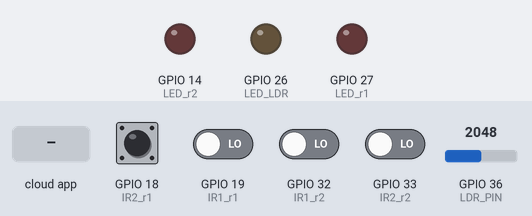
This sketch was run on a simulated ESP32. On the bench: output pins drawn as LEDs (lit = HIGH). Inputs (shaded band) come from the test bench; at power-on: GPIO 18 (IR2_r1), GPIO 19 (IR1_r1), GPIO 32 (IR1_r2), GPIO 33 (IR2_r2) LOW, GPIO 36 (LDR_PIN) = 2048. WiFi joins after 1.5 s; servers stay silent unless stated; the Firebase database answers and starts empty; what the sketch prints to the serial monitor is not drawn.

Above: at 3.3 s.
3.4 s: the phone or cloud app sets Automatic to 1
At 5.3 s:
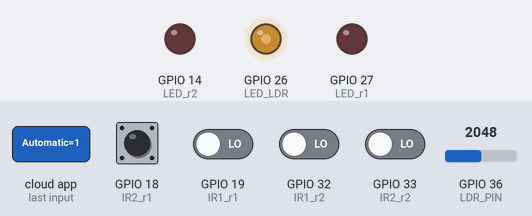
5.6 s: GPIO 36 (LDR_PIN) set to 1673
7.1 s: GPIO 36 (LDR_PIN) set to 1535
At 7.6 s:
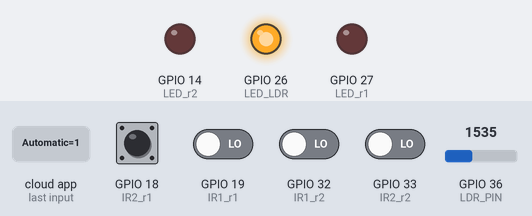
8.6 s: GPIO 36 (LDR_PIN) set to 1640
At 9.8 s:
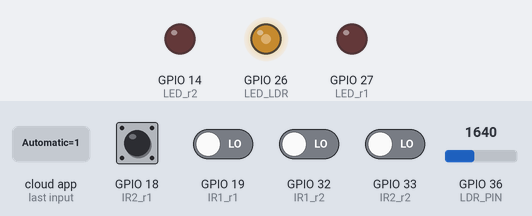
10.1 s: GPIO 36 (LDR_PIN) set to 1560
At 11.2 s:
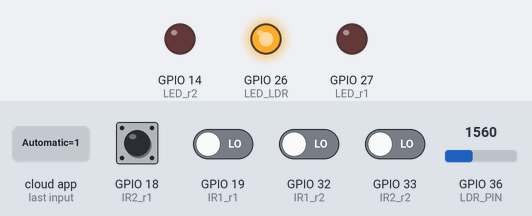
11.6 s: GPIO 18 (IR2_r1) pulsed HIGH 5 times (0.12 s each, 0.3 s apart)
At 13.5 s:
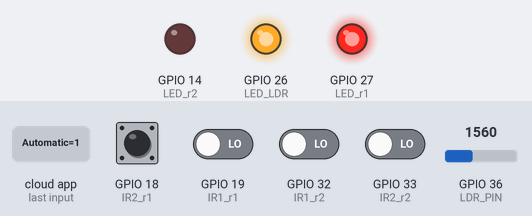
Timing chart, 0 to 15.0 s (numbered marks = the images above; inputs shaded):
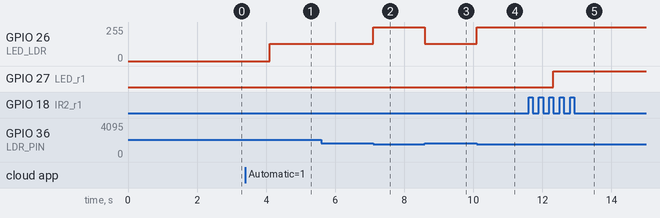

Measured:
- the behaviour switches between 1601 and 1600 on GPIO 36 (LDR_PIN) (found by bisection; images 1 and 2)
- after the input at 3.4 s, GPIO 26 (LED_LDR): 0/255 → 128/255 after 0.70 s
- after the input at 5.6 s, every drawn part: stays the same
- after the input at 7.1 s, GPIO 26 (LED_LDR): 128/255 → 255/255 at once
- after the input at 8.6 s, GPIO 26 (LED_LDR): 255/255 → 128/255 at once
- after the input at 10.1 s, GPIO 26 (LED_LDR): 128/255 → 255/255 at once
- after the input at 11.6 s, GPIO 27 (LED_r1): LOW → HIGH after 0.72 s

The sketch:

sketch_may15b.ino
```cpp
#include <WiFi.h>
#include <Firebase_ESP_Client.h>
#include "addons/TokenHelper.h"
#include "addons/RTDBHelper.h"

// Wi-Fi Credentials
const char* ssid = "Electro";
const char* password = "Electro@2024";

// Firebase Credentials
#define FIREBASE_HOST "graduation-project-bumgd17-default-rtdb.firebaseio.com"
#define FIREBASE_AUTH "AIzaSyDr7hgjahxcQkUsBAlB6MEi9Mjt14MZe5A"

// Firebase and Wi-Fi objects
FirebaseData firebaseData;
FirebaseAuth auth;
FirebaseConfig config;

/***************************************************/
#define LDR_PIN 36

#define IR1_r1 19
#define IR2_r1 18
#define PIR_PIN_r1 35

#define IR1_r2 32
#define IR2_r2 33
#define PIR_PIN_r2 5

#define LED_r1 27
#define LED_r2 14 //25
#define LED_r3 25
#define LED_LDR 26

int ldrValue;
int brightness;

int peopleCount_r1 = 0;
unsigned long t1_r1 = 0, t2_r1 = 0;
unsigned long lastTrigger1_r1 = 0;
unsigned long lastTrigger2_r1 = 0;
bool detected1_r1 = false;
bool detected2_r1 = false;

int peopleCount_r2 = 0;
unsigned long t1_r2 = 0, t2_r2 = 0;
unsigned long lastTrigger1_r2 = 0;
unsigned long lastTrigger2_r2 = 0;
bool detected1_r2 = false;
bool detected2_r2 = false;

const unsigned long debounceDelay = 800;

int lastLed_r1 = 0;
int lastLed_r2 = 0;
int lastLdr = 0;
int currentLed_r1 = 0;
int currentLed_r2 = 0;
int currentLdr = 0;

bool Automatic = true;
unsigned long lastSendTime = 0;
 unsigned long sendInterval = 1500;
/*******************************************************/

void setup() {
    Serial.begin(9600);

    // Connect to WiFi
    WiFi.begin(ssid, password);
    Serial.print("Connecting to WiFi");
    while (WiFi.status() != WL_CONNECTED) {
        delay(500);
        Serial.print(".");
    }
    Serial.println("\nConnected!");

    // Set up Firebase
    config.host = FIREBASE_HOST;
    config.signer.tokens.legacy_token = FIREBASE_AUTH;

    Firebase.begin(&config, &auth);
    Firebase.reconnectWiFi(true);

    /******************************************************/
    pinMode(IR1_r1, INPUT);
    pinMode(IR2_r1, INPUT);
    pinMode(LED_r1, OUTPUT);

    pinMode(PIR_PIN_r1, INPUT);

   ledcSetup(0, 5000, 8);       // channel 0, ferq 5 kh , resolution 8 bit (0-255)
   ledcAttachPin(LED_LDR, 0);   // connect channel to pin

   pinMode(IR1_r2, INPUT);
   pinMode(IR2_r2, INPUT);
   pinMode(LED_r2, OUTPUT);

   pinMode(PIR_PIN_r2, INPUT);
  /*********************************************************/
  ReadFromFirebase();


}

void loop() {
  if(Automatic){
    sendInterval = 3000;
    LDR_Check();
    Infrared_Check_r1();
    Infrared_Check_r2();
    if (millis() - lastSendTime > sendInterval) {
      SendToFirebase();
      lastSendTime = millis();
    }

  }else{
    sendInterval = 200;
    if (millis() - lastSendTime > sendInterval) {
      ReadFromFirebase();
      lastSendTime = millis();
  }

 }
}

void LDR_Check(){
  ldrValue = analogRead(LDR_PIN);  // range 0:4095
  if (ldrValue > 3200) {
    brightness = 0;
    currentLdr = 0;
  } else if (ldrValue > 1600) {
    brightness = 128;
    currentLdr = 1;
  } else {
    brightness = 255;
    currentLdr = 1;
  }ledcWrite(0, brightness);  // channel 0
}

void Infrared_Check_r1(){
  unsigned long currentTime = millis();

  int ir1State = digitalRead(IR1_r1);
  int ir2State = digitalRead(IR2_r1);

  // IR1
  if (ir1State == LOW && !detected1_r1 && currentTime - lastTrigger1_r1 > debounceDelay) {
    t1_r1 = currentTime;
    detected1_r1 = true;
    lastTrigger1_r1 = currentTime;
    Serial.println("IR1 triggered1");
  }

  // IR2
  if (ir2State == LOW && !detected2_r1 && currentTime - lastTrigger2_r1 > debounceDelay) {
    t2_r1 = currentTime;
    detected2_r1 = true;
    lastTrigger2_r1 = currentTime;
    Serial.println("IR2 triggered1");
  }

  // Check both sensors triggered
  if (detected1_r1 && detected2_r1) {
    if (abs((long)t1_r1 - (long)t2_r1) < 1500) { // ensure it’s within expected time
      if (t1_r1 < t2_r1) {
        peopleCount_r1++;
        Serial.println("Person Entered1");
      } else {
        if (peopleCount_r1 > 0) {
          peopleCount_r1--;
          Serial.println("Person Exited1");
        }
      }
    }

    detected1_r1 = false;
    detected2_r1 = false;
    t1_r1 = 0;
    t2_r1 = 0;
  }else if(detected1_r1 && millis()-t1_r1 > 1500){
     detected1_r1 = false;
    detected2_r1 = false;
    t1_r1 = 0;
    t2_r1 = 0;
  }
  else if(detected2_r1 && millis()-t2_r1 > 1500){
     detected1_r1 = false;
    detected2_r1 = false;
    t1_r1 = 0;
    t2_r1 = 0;
  }
   if(PIR_Check(PIR_PIN_r1) && peopleCount_r1 > 0){
      digitalWrite(LED_r1, HIGH);
      currentLed_r1 = 1;
   }else{
      digitalWrite(LED_r1, LOW);
      currentLed_r1 = 0;
   }

}

 void Infrared_Check_r2(){
  unsigned long currentTime = millis();

  int ir1State = digitalRead(IR1_r2);
  int ir2State = digitalRead(IR2_r2);

  // IR1
  if (ir1State == LOW && !detected1_r2 && currentTime - lastTrigger1_r2 > debounceDelay) {
    t1_r2 = currentTime;
    detected1_r2 = true;
    lastTrigger1_r2 = currentTime;
    Serial.println("IR1 triggered2");
  }

  // IR2
  if (ir2State == LOW && !detected2_r2 && currentTime - lastTrigger2_r2 > debounceDelay) {
    t2_r2 = currentTime;
    detected2_r2 = true;
    lastTrigger2_r2 = currentTime;
    Serial.println("IR2 triggered2");
  }

  // Check both sensors triggered
  if (detected1_r2 && detected2_r2) {
    if (abs((long)t1_r2 - (long)t2_r2) < 3000) { // ensure it’s within expected time
      if (t1_r2 < t2_r2) {
        peopleCount_r2++;
        Serial.println("Person Entered2");
      } else {
        if (peopleCount_r2 > 0) {
          peopleCount_r2--;
          Serial.println("Person Exited2");
        }
      }
    }

    detected1_r2 = false;
    detected2_r2 = false;
    t1_r2 = 0;
    t2_r2 = 0;
  }else if(detected1_r2 && millis()-t1_r2 > 1500){
     detected1_r2 = false;
    detected2_r2 = false;
    t1_r2 = 0;
    t2_r2 = 0;
  }
  else if(detected2_r2 && millis()-t2_r2 > 1500){
     detected1_r2 = false;
    detected2_r2 = false;
    t1_r2 = 0;
    t2_r2 = 0;
  }

   if(PIR_Check(PIR_PIN_r2) && peopleCount_r2 > 0){
      digitalWrite(LED_r2, HIGH);
      currentLed_r2 = 1;
   }else{
      digitalWrite(LED_r2, LOW);
      currentLed_r2 = 0;
   }

}

bool PIR_Check(int pin){
  return true;
  if (digitalRead(pin) == HIGH) {
    return true;
  } else {
    return false;
  }
}

void SendToFirebase(){
  if(lastLed_r1 != currentLed_r1){
    if(Firebase.RTDB.setInt(&firebaseData, "/rooms/room_one",digitalRead(LED_r1))) {
      lastLed_r1 = currentLed_r1;
    }
  }
  if(lastLed_r2 != currentLed_r2){
    if(Firebase.RTDB.setInt(&firebaseData, "/rooms/room_two",digitalRead(LED_r2) )){
      lastLed_r2 = currentLed_r2;
    }
  }
  if(lastLdr != currentLdr){
    if(Firebase.RTDB.setInt(&firebaseData, "/outing/brightness",brightness )){
      lastLdr = currentLdr;
    }
  }
  if (Firebase.RTDB.getBool(&firebaseData, "/Mode/Automatic")) {
    Automatic = firebaseData.boolData();
 }
}
void ReadFromFirebase(){
  if (Firebase.RTDB.getInt(&firebaseData, "/rooms/room_one")) {
     currentLed_r1 = firebaseData.intData();
     digitalWrite(LED_r1, currentLed_r1);

  }
  if (Firebase.RTDB.getInt(&firebaseData, "/rooms/room_two")) {
     currentLed_r2 = firebaseData.intData();
     digitalWrite(LED_r2, currentLed_r2);
  }
  if (Firebase.RTDB.getInt(&firebaseData, "/outing/brightness")) {
     currentLdr = firebaseData.intData();
     ledcWrite(0, currentLdr);
  }
  if (Firebase.RTDB.getBool(&firebaseData, "/Mode/Automatic")) {
    Automatic = firebaseData.boolData();
    if(Automatic){
      lastLed_r1 = !currentLed_r1;
      lastLed_r2 = !currentLed_r2;
      lastLdr = !currentLdr;
      SendToFirebase();
    }
 }
}
```
